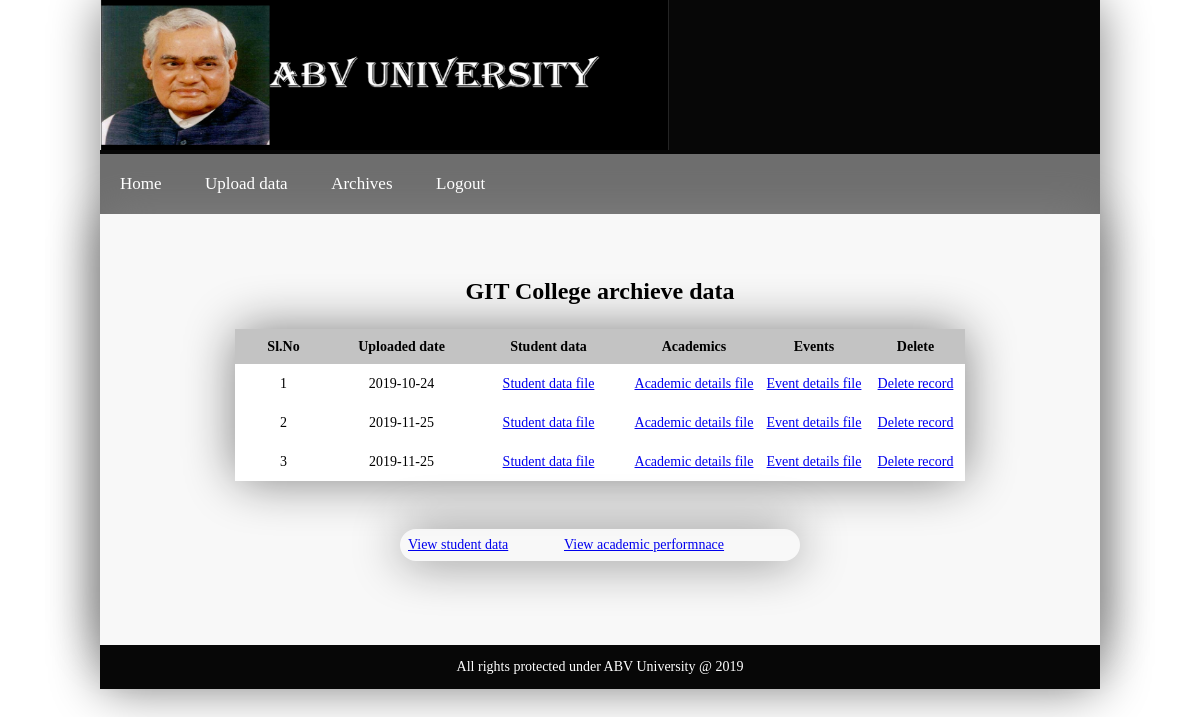
The app's page /college1archives.php (signed in) with its own data.
### tables this page shows
CREATE TABLE `college1data` (
  `collegecode` varchar(30) NOT NULL,
  `collegename` varchar(30) NOT NULL,
  `date` date NOT NULL,
  `studentdata` varchar(30) NOT NULL,
  `academicsdata` varchar(30) NOT NULL,
  `eventsdata` varchar(30) NOT NULL
);

### college1archives.php (the view, shortened to what this page needs)
<!DOCTYPE html>
<html>
    <head>
        <link rel="stylesheet" type="text/css" href="nav2.css"/>
         <link rel="stylesheet" href="style.css">
    </head>
    <body class="body">
        <?php
          $sdata1 = "";
		  $adata1 = "";
		  $edata1 = "";
	include("myconn1.php");
	$sql1="Select *from college1data";
	$result1 = $conn1->query($sql1);
		if($result1->num_rows > 0 )
		{
			while($row1=$result1->fetch_assoc())
			{
				 $sdata1 = $row1['studentdata'];
		         $adata1 = $row1['academicsdata'];
		         $edata1 = $row1['eventsdata'];
			}
		}
		else
		{
			echo "Error : " . $sql1 . "<br>" . $conn1->error;
		}
  ?>
        <table width="1000" border="0" cellspacing="0" cellpadding="0" align="center">
         <tbody>
            <tr>
              <td height="140" bgcolor="#070707" align="left">  <?php include("header.php"); ?> </td>
            </tr>
            <tr>
              <td bgcolor="#6E6E6E"> <?php include("college1navmenu.php"); ?> </td>
           </tr>
            <tr bgcolor="#F8F8F8">
                <td bgcolor="#FFFFFF">
             <table width="1000" border="0" cellspacing="0" cellpadding="10">
              <tbody>
                <tr>
                  <td bgcolor="#F8F8F8">
                   <p>&nbsp;</p>
                     <?php
						include("myconn1.php");
						$sql="SELECT *from college1data";
						$result=$conn1->query($sql);
						if($result->num_rows==0)
						{
								echo "No Records Found";
						}
						else
						{
					?>
                   <p style="text-align: center; font-size: 24px; font-weight: bold;">GIT College archieve data </p>
                   <table width="730" border="0" align="center" cellpadding="0" cellspacing="0">
                     <tbody>
                       <tr>
                       <th width="97" height="35" bgcolor="#C3C3C3" style="text-align: center" scope="col"> Sl.No </th>
                          <th width="139" bgcolor="#C3C3C3" style="text-align: center" scope="col"> Uploaded date </th>
                         <th width="155" bgcolor="#C3C3C3" style="text-align: center" scope="col"> Student data</th>
                         <th width="136" bgcolor="#C3C3C3" style="text-align: center" scope="col">Academics</th>
                         <th width="104" bgcolor="#C3C3C3" style="text-align: center" scope="col">Events</th>
                         <th width="99" bgcolor="#C3C3C3" style="text-align: center" scope="col"> Delete </th>
                       </tr>
                        <?php
							$r1 = 1;
							while($row=$result->fetch_assoc())
							{
								$date1=$row["date"];
							?>
                       <tr>
                       <td height="39" bgcolor="#FFFFFF" style="text-align: center"> <?php echo $r1++;?></td>
                        <td bgcolor="#FFFFFF" style="text-align: center"> <?php echo $date1;?></td>
                         <td bgcolor="#FFFFFF" style="text-align: center"><a href="download.php?filename=<?php echo $sdata1;?>">Student data file</a></td>
                         <td bgcolor="#FFFFFF" style="text-align: center"><a href="download.php?filename=<?php echo $adata1;?>"> Academic details file</a></td>
                         <td bgcolor="#FFFFFF" style="text-align: center"><a href="download.php?filename=<?php echo $edata1;?>">Event details file</a></td>
                         <td bgcolor="#FFFFFF" style="text-align: center"><a href="college1deletedata.php?sdata=<?php echo $sdata1;?>&adata=<?php echo $adata1;?>&edata=<?php echo $edata1;?>&date=<?php echo $date1;?>"> Delete record </a> </td>
                       </tr>
                       <?php
						}
						}
                       ?>
                     </tbody>
                   </table>
                   <br>
                   <br>
                   <br>
                   <table width="400" border="0" cellspacing="4" cellpadding="4">
                     <tbody>
                       <tr>
                         <td><a href="college1studentdata.php">View student data</a></td>
                         <td><a href="college1studentacademicdata.php">View academic performnace</a></td>
                       </tr>
                     </tbody>
                   </table>
                   <p>&nbsp;</p>
                  <p>&nbsp;</p></td>
                </tr>
              	</tbody>
              </table></td>
            </tr>
            <tr>
               <td bgcolor="#070707" align="center" height="2"> <?php include("footer.php"); ?></td>
            </tr>
        </tbody>
      </table>
    </body>
</html>

### style.css (style rules this page uses)
body { margin: 0; padding: 0; height: 100%; }
table { margin: auto; -webkit-box-shadow: 0 0 50px gray; -moz-box-shadow: 0 0 50px gray; box-shadow: 0 0 50px gray; border-radius: 16px; font-size: 14px; }

### records on screen
college1data: date "2019-10-24"
college1data: date "2019-11-25"
college1data: date "2019-11-25"
